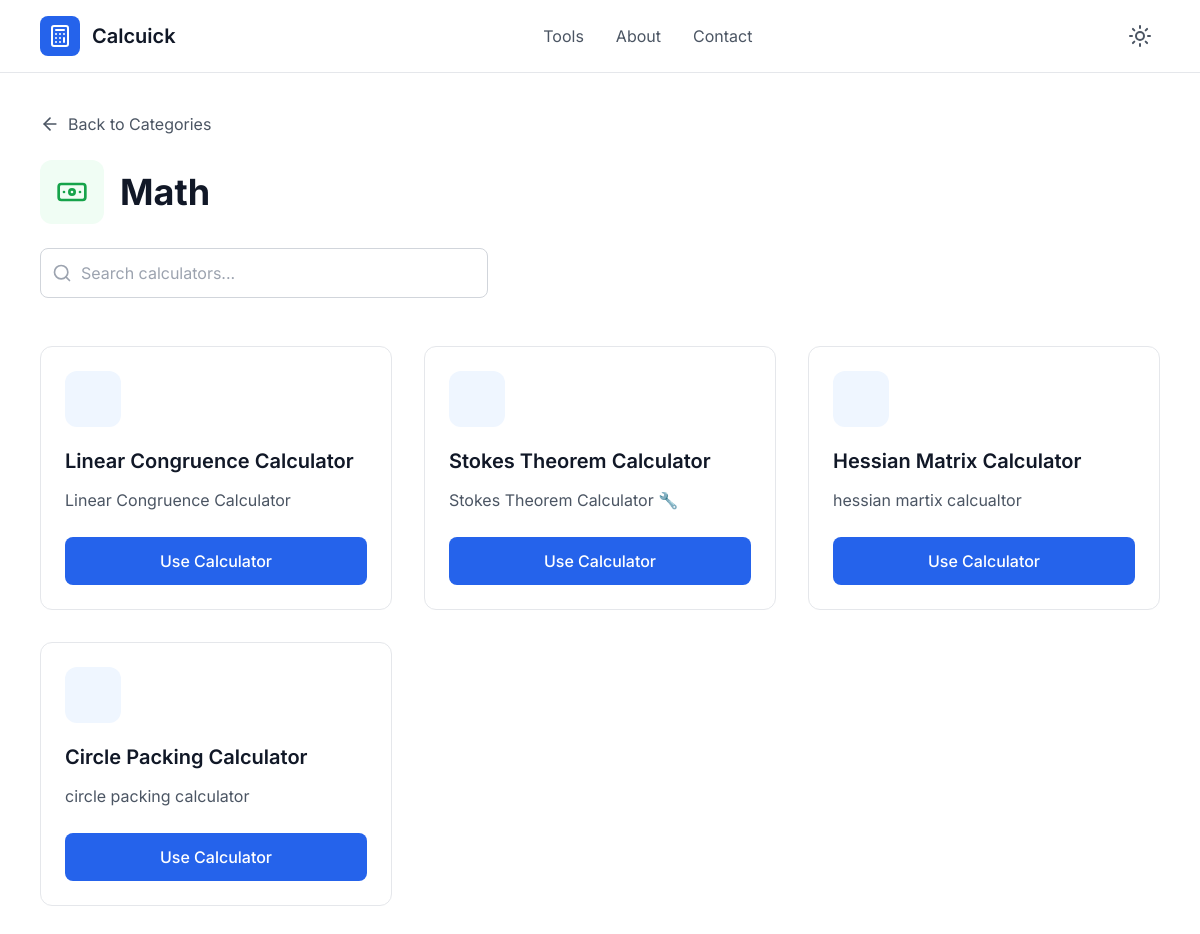
Before: /category/Math/ with the older database file.
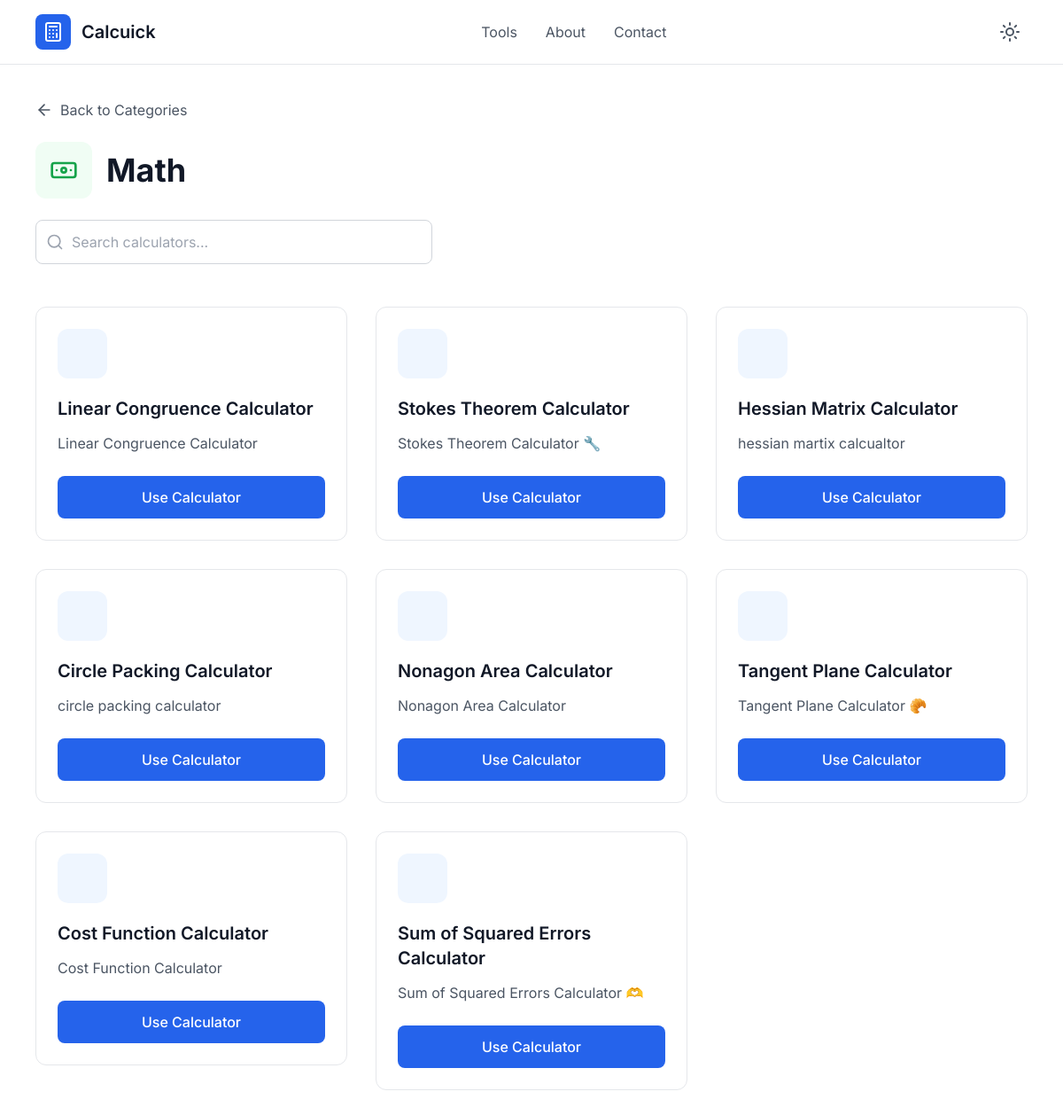
After: the same page with the newer database file.
### calculators/models.py (models this page shows, shortened)
class Category(models.Model):
    name = models.CharField(max_length=100)
    icon = models.CharField(max_length=50, blank=True)

class Calculator(models.Model):
    category = models.ForeignKey(Category, on_delete=models.CASCADE, related_name='calculators')
    name = models.CharField(max_length=150)
    slug = models.SlugField(unique=True)
    description = models.TextField(blank=True)

### calculators/views.py (the view)
# urls.py: path('category/<slug:slug>/', views.calculator_list, name='calculator_list'),
def calculator_list(request, slug):
    category = get_object_or_404(Category, name=slug)
    calculators = category.calculators.all()
    return render(request, 'calculators/calculator_list.html', {'category': category, 'calculators': calculators})

### calculators/templates/calculators/calculator_list.html (shortened to what this page needs)
{% extends 'base.html' %}
{% block body %}
    <main class="max-w-6xl mx-auto px-4 py-8">
        <div class="mb-6">
            <button onclick="window.history.back()" class="flex items-center space-x-2 text-gray-600 dark:text-gray-300 hover:text-gray-900 dark:hover:text-white transition-colors">
                <i data-lucide="arrow-left" class="w-5 h-5"></i>
                <span>Back to Categories</span>
            </button>
        </div>
        <div class="mb-12">
            <div class="flex items-center space-x-4 mb-6">
                <div class="w-16 h-16 bg-green-50 dark:bg-green-900/30 rounded-xl flex items-center justify-center">
                    <i data-lucide="banknote" class="w-8 h-8 text-green-600 dark:text-green-400"></i>
                </div>
                <div>
                    <h1 class="text-3xl md:text-4xl font-bold text-gray-900 dark:text-white">{{ category.name }}</h1>
                </div>
            </div>
            <div class="max-w-md">
                <div class="relative">
                    <i data-lucide="search" class="absolute left-3 top-1/2 transform -translate-y-1/2 w-5 h-5 text-gray-400"></i>
                    <input type="text" id="search-input" placeholder="Search calculators..." class="w-full pl-10 pr-4 py-3 border border-gray-300 dark:border-gray-600 rounded-lg bg-white dark:bg-gray-800 text-gray-900 dark:text-white focus:outline-none focus:ring-2 focus:ring-blue-500 focus:border-transparent">
                </div>
            </div>
        </div>
        <div id="calculators-grid" class="grid grid-cols-1 md:grid-cols-2 lg:grid-cols-3 gap-8">
          {% for calculator in calculators %}
          <a href="{% url 'calculator_detail' calculator.slug %}">
            <div class="calculator-card bg-white dark:bg-gray-800 border border-gray-200 dark:border-gray-700 rounded-xl p-6 hover:shadow-lg hover:border-blue-300 dark:hover:border-blue-600 transition-all duration-300 group" data-name="loan calculator">
                <div class="w-14 h-14 bg-blue-50 dark:bg-blue-900/30 rounded-xl flex items-center justify-center mb-5 group-hover:bg-blue-100 dark:group-hover:bg-blue-900/50 transition-colors">
                    <i data-lucide="{{calculator.icon}}" class="w-7 h-7 text-blue-600 dark:text-blue-400"></i>
                </div>
                <h3 class="text-xl font-semibold text-gray-900 dark:text-white mb-3">{{calculator.name}}</h3>
                <p class="text-gray-600 dark:text-gray-300 mb-6 leading-relaxed">{{calculator.description}}</p>
                <button class="w-full bg-blue-600 hover:bg-blue-700 text-white py-3 rounded-lg font-medium transition-colors duration-200">
                    Use Calculator
                </button>
            </div>
          </a>
          {% endfor %}
        </div>
    </main>
{% endblock %}

### calculators/templates/base.html (shortened to what this page needs)
<!DOCTYPE html>
<html lang="en">
<head>
    <script src="https://cdn.tailwindcss.com"></script>
</head>
<body class="bg-white dark:bg-gray-900 min-h-screen font-inter pt-20">
    <nav class="fixed top-0 left-0 right-0 z-50 bg-white/80 dark:bg-gray-900/80 backdrop-blur-md border-b border-gray-200 dark:border-gray-700">
        <div class="max-w-6xl mx-auto px-4 py-4">
            <div class="flex items-center justify-between">
                <a href="/">
                <div class="flex items-center space-x-3">
                    <div class="w-10 h-10 bg-blue-600 rounded-lg flex items-center justify-center">
                        <i data-lucide="calculator" class="w-6 h-6 text-white"></i>
                    </div>
                    <span class="text-xl font-semibold text-gray-900 dark:text-white">Calcuick</span>
                </div>
            </a>
                <div class="hidden md:flex items-center space-x-8">
                    <a href="#" class="text-gray-600 dark:text-gray-300 hover:text-gray-900 dark:hover:text-white transition-colors">Tools</a>
                    <a href="#" class="text-gray-600 dark:text-gray-300 hover:text-gray-900 dark:hover:text-white transition-colors">About</a>
                    <a href="#" class="text-gray-600 dark:text-gray-300 hover:text-gray-900 dark:hover:text-white transition-colors">Contact</a>
                </div>
                <div class="flex items-center space-x-2">
                    <button onclick="toggleTheme()" class="p-2 rounded-lg hover:bg-gray-100 dark:hover:bg-gray-800 transition-colors">
                        <i id="theme-icon" data-lucide="sun" class="w-6 h-6 text-gray-600 dark:text-gray-300"></i>
                    </button>
                </div>
            </div>
        </div>
    </nav>
{% block body %}{% endblock %}
</body>
</html>

### calculators/templates/base.html (style rules this page uses)
body { font-family: 'Inter', sans-serif; }

Changed rows visible on the page:
added Calculator: name "Nonagon Area Calculator", description "Nonagon Area Calculator"
added Calculator: name "Tangent Plane Calculator", description "Tangent Plane Calculator 🥐"
added Calculator: name "Cost Function Calculator", description "Cost Function Calculator"
added Calculator: name "Sum of Squared Errors Calculator", description "Sum of Squared Errors Calculator 🫶"
